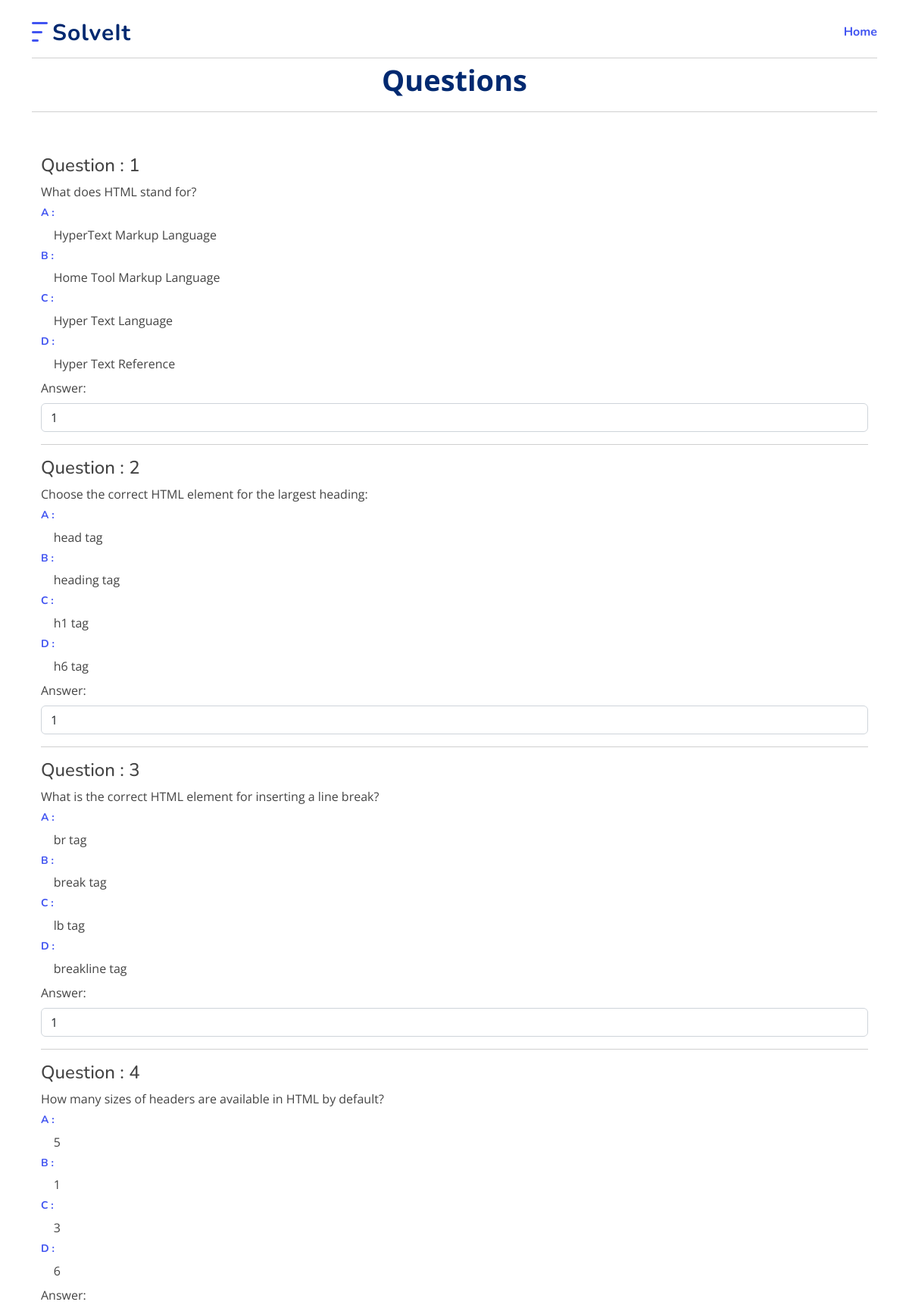
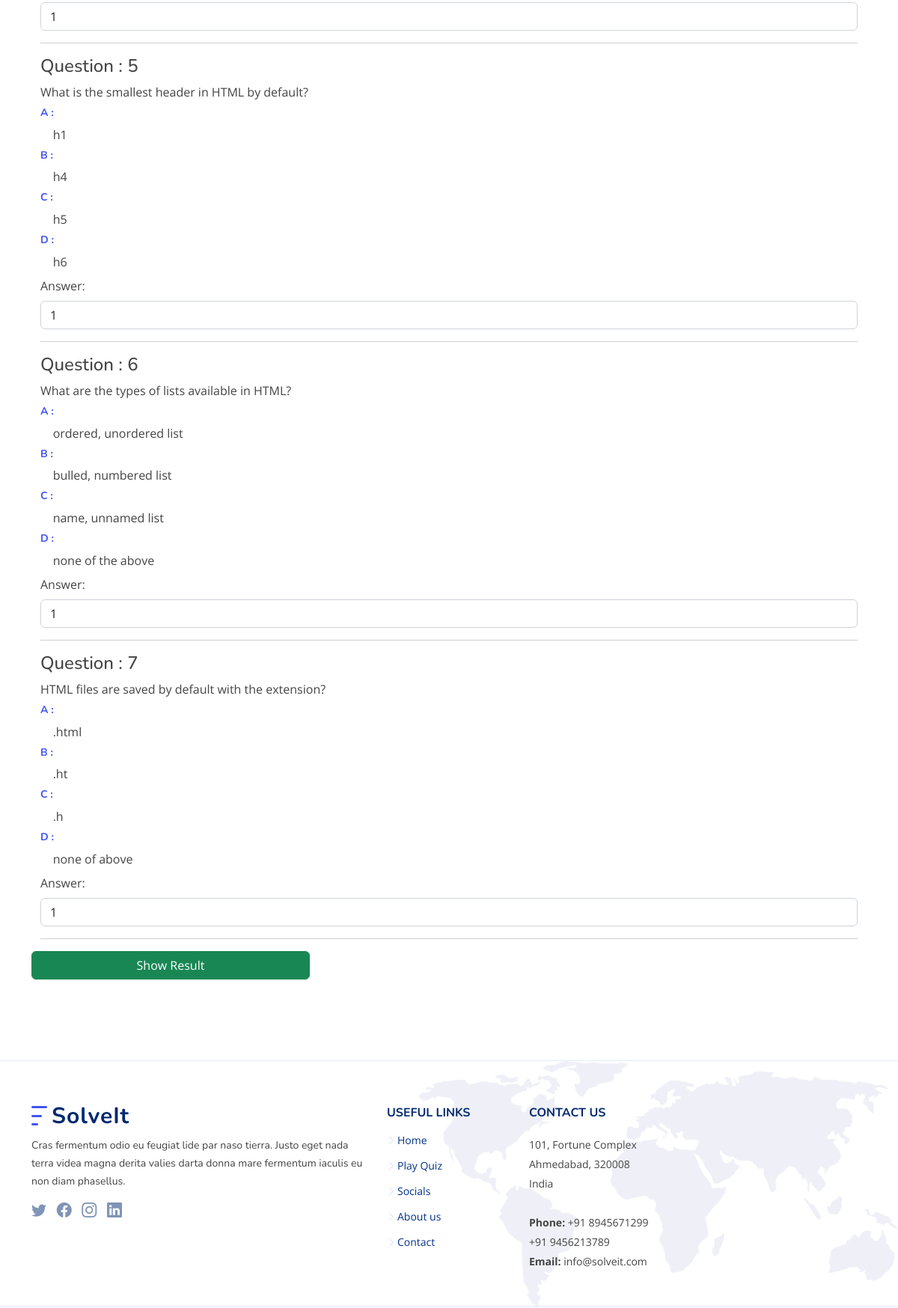
Screenshot of /show_question.php?id=45 (upper part) with the database file from the repository (2 pictures, top to bottom).
### tables this page shows
CREATE TABLE `questions` (
  `ques_id` int(11) NOT NULL,
  `question` varchar(255) NOT NULL,
  `quiz_id` int(11) NOT NULL,
  `option1` varchar(100) NOT NULL,
  `option2` varchar(100) NOT NULL,
  `option3` varchar(100) NOT NULL,
  `option4` varchar(100) NOT NULL,
  `answer` int(5) NOT NULL,
  `ans1` int(11) NOT NULL,
  `ans2` int(11) NOT NULL,
  `ans3` int(11) NOT NULL,
  `ans4` int(11) NOT NULL,
  `added_on` timestamp NOT NULL DEFAULT current_timestamp() ON UPDATE current_timestamp()
);

### show_question.php (the view, shortened to what this page needs)
<?php
include "./header2.inc.php";
$qid = $_GET['id'];
$que = "SELECT * FROM questions where quiz_id=$qid";
$run = mysqli_query($con, $que);
$count = 1;
?>
<main id="main">
    <section id="play_quiz" class="about">
        <div class="container" data-aos="fade-up">
            <header class="section-header">
                <hr style="background-color: red;">
                <p>Questions</p>
                <hr style="background-color: red;">
            </header>
            <?php
                while($result = mysqli_fetch_array($run)){
            ?>
                <div id="content">
                    <div class="container">
                        <form class="user" method="POST">
                            <div class="questions" id="ques">
                                <h4>Question : <?php echo $count++; ?></h4>
                                <div class="form-group">
                                    <label for="" class="form-label"><?php echo $result['question']; ?></label>
                                </div>
                                <div class="">
                                    <div class="form-group">
                                        <div for="" class="form-label"><span>
                                                <h3>A : </h3>
                                            </span>&nbsp;&nbsp;&nbsp;&nbsp;<?php echo $result['option1']; ?></div>
                                    </div>
                                    <div class="form-group ">
                                        <div for="" class="form-label"><span>
                                                <h3>B : </h3>
                                            </span>&nbsp;&nbsp;&nbsp;&nbsp;<?php echo $result['option2']; ?></div>
                                    </div>
                                    <div class="form-group">
                                        <div for="" class="form-label"><span>
                                                <h3>C : </h3>
                                            </span>&nbsp;&nbsp;&nbsp;&nbsp;<?php echo $result['option3']; ?></div>
                                    </div>
                                    <div class="form-group">
                                        <div for="" class="form-label"><span>
                                                <h3>D : </h3>
                                            </span>&nbsp;&nbsp;&nbsp;&nbsp;<?php echo $result['option4']; ?></div>
                                    </div>
                                    <div class="form-group col-12">
                                        <label for="" class="form-label">Answer:</label>
                                        <select name="uanswer" id="" class="form-control">
                                            <option value="<?php $result['ans1']; ?>">1</option>
                                        </select>
                                    </div>
                                </div>
                            </div>
                           <hr>
                        </div>
                    </div>
                    <?php
                }
                ?>
            <input type="submit" name="show_result" class="btn btn-success btn-user btn-block col-4" value="Show Result">
            <br><br><br>
        </div>
    </section>
</main>
<?php
include "./footer.inc.php";
?>

### header2.inc.php (shortened to what this page needs)
<!DOCTYPE html>
<html lang="en">
<head>
  <link href="assets/vendor/aos/aos.css" rel="stylesheet">
  <link href="assets/vendor/bootstrap/css/bootstrap.min.css" rel="stylesheet">
  <link href="assets/vendor/bootstrap-icons/bootstrap-icons.css" rel="stylesheet">
  <link href="assets/vendor/glightbox/css/glightbox.min.css" rel="stylesheet">
  <link href="assets/vendor/remixicon/remixicon.css" rel="stylesheet">
  <link href="assets/vendor/swiper/swiper-bundle.min.css" rel="stylesheet">
  <link href="assets/css/style.css" rel="stylesheet">
</head>
<body>
  <header id="header" class="header fixed-top">
    <div class="container-fluid container-xl d-flex align-items-center justify-content-between">
      <a href="index.php" class="logo d-flex align-items-center">
        <img src="assets/img/logo.png" alt="">
        <span>SolveIt</span>
      </a>
      <nav id="navbar" class="navbar">
        <ul>
          <li><a class="nav-link scrollto active" href="./index.php">Home</a></li>
        </ul>
      </nav>
    </div>
  </header>

### footer.inc.php (shortened to what this page needs)
<footer id="footer" class="footer">
<div class="footer-top">
  <div class="container">
    <div class="row gy-4">
      <div class="col-lg-5 col-md-12 footer-info">
        <a href="index.php" class="logo d-flex align-items-center">
          <img src="assets/img/logo.png" alt="">
          <span>SolveIt</span>
        </a>
        <p>Cras fermentum odio eu feugiat lide par naso tierra. Justo eget nada terra videa magna derita valies darta donna mare fermentum iaculis eu non diam phasellus.</p>
        <div class="social-links mt-3">
          <a href="#" class="twitter"><i class="bi bi-twitter"></i></a>
          <a href="#" class="facebook"><i class="bi bi-facebook"></i></a>
          <a href="#" class="instagram"><i class="bi bi-instagram"></i></a>
          <a href="#" class="linkedin"><i class="bi bi-linkedin"></i></a>
        </div>
      </div>
      <div class="col-lg-2 col-6 footer-links">
        <h4>Useful Links</h4>
        <ul>
          <li><i class="bi bi-chevron-right"></i> <a href="#">Home</a></li>
          <li><i class="bi bi-chevron-right"></i> <a href="#socials">Play Quiz</a></li>
          <li><i class="bi bi-chevron-right"></i> <a href="#socials">Socials</a></li>
          <li><i class="bi bi-chevron-right"></i> <a href="#about">About us</a></li>
          <li><i class="bi bi-chevron-right"></i> <a href="#contact">Contact</a></li>
        </ul>
      </div>
      <div class="col-lg-3 col-md-12 footer-contact text-center text-md-start">
        <h4>Contact Us</h4>
        <p>
        101, Fortune Complex<br>Ahmedabad, 320008<br>
            India <br><br>
          <strong>Phone:</strong> +91 8945671299<br>+91 9456213789<br>
          <strong>Email:</strong> info@solveit.com<br>
        </p>
      </div>
    </div>
  </div>
</div>
</footer>
</body>
</html>

### assets/css/style.css (style rules this page uses)
:root { scroll-behavior: smooth; }
body { font-family: "Open Sans", sans-serif; color: #444444; }
a { color: #4154f1; text-decoration: none; }
h1, h2, h3, h4, h5, h6 { font-family: "Nunito", sans-serif; }
section { padding: 60px 0; overflow: hidden; }
.section-header { text-align: center; padding-bottom: 40px; }
.section-header p { margin: 10px 0 0 0; padding: 0; font-size: 38px; line-height: 42px; font-weight: 700; color: #012970; }
.header { transition: all 0.5s; z-index: 997; padding: 20px 0; }
.header .logo { line-height: 0; }
.header .logo img { max-height: 40px; margin-right: 6px; }
.header .logo span { font-size: 30px; font-weight: 700; letter-spacing: 1px; color: #012970; font-family: "Nunito", sans-serif; margin-top: 3px; }
.navbar { padding: 0; }
.navbar ul { margin: 0; padding: 0; display: flex; list-style: none; align-items: center; }
.navbar li { position: relative; }
.navbar a, .navbar a:focus { display: flex; align-items: center; justify-content: space-between; padding: 10px 0 10px 30px; font-family: "Nunito", sans-serif; font-size: 16px; font-weight: 700; color: #013289; white-space: nowrap; transition: 0.3s; }
.navbar a:hover, .navbar .active, .navbar .active:focus, .navbar li:hover>a { color: #4154f1; }
.about h3 { font-size: 14px; font-weight: 700; color: #4154f1; text-transform: uppercase; }
.about p { margin: 15px 0 30px 0; line-height: 24px; }
.footer { background: #f6f9ff; padding: 0 0 30px 0; font-size: 14px; }
.footer .footer-top { background: white url(../img/footer-bg.png) no-repeat right top; background-size: contain; border-top: 1px solid #e1ecff; border-bottom: 1px solid #e1ecff; padding: 60px 0 30px 0; }
.footer .footer-top .footer-info { margin-bottom: 30px; }
.footer .footer-top .footer-info .logo { line-height: 0; margin-bottom: 15px; }
.footer .footer-top .footer-info .logo img { max-height: 40px; margin-right: 6px; }
.footer .footer-top .footer-info .logo span { font-size: 30px; font-weight: 700; letter-spacing: 1px; color: #012970; font-family: "Nunito", sans-serif; margin-top: 3px; }
.footer .footer-top .footer-info p { font-size: 14px; line-height: 24px; margin-bottom: 0; font-family: "Nunito", sans-serif; }
.footer .footer-top .social-links a { font-size: 20px; display: inline-block; color: rgba(1, 41, 112, 0.5); line-height: 0; margin-right: 10px; transition: 0.3s; }
.footer .footer-top h4 { font-size: 16px; font-weight: bold; color: #012970; text-transform: uppercase; position: relative; padding-bottom: 12px; }
.footer .footer-top .footer-links { margin-bottom: 30px; }
.footer .footer-top .footer-links ul { list-style: none; padding: 0; margin: 0; }
.footer .footer-top .footer-links ul i { padding-right: 2px; color: #d0d4fc; font-size: 12px; line-height: 0; }
.footer .footer-top .footer-links ul li { padding: 10px 0; display: flex; align-items: center; }
.footer .footer-top .footer-links ul li:first-child { padding-top: 0; }
.footer .footer-top .footer-links ul a { color: #013289; transition: 0.3s; display: inline-block; line-height: 1; }
.footer .footer-top .footer-contact p { line-height: 26px; }

### rows the page displays
questions: question "What does HTML stand for?", option1 "HyperText Markup Language", option2 "Home Tool Markup Language", option3 "Hyper Text Language", option4 "Hyper Text Reference"
questions: question "Choose the correct HTML element for the largest heading:", option1 "head tag", option2 "heading tag", option3 "h1 tag", option4 "h6 tag"
questions: question "What is the correct HTML element for inserting a line break?", option1 "br tag", option2 "break tag", option3 "lb tag", option4 "breakline tag"
questions: question "How many sizes of headers are available in HTML by default?", option1 "5", option2 "1", option3 "3", option4 "6"
questions: question "What is the smallest header in HTML by default?", option1 "h1", option2 "h4", option3 "h5", option4 "h6"
questions: question "What are the types of lists available in HTML?", option1 "ordered, unordered list", option2 "bulled, numbered list", option3 "name, unnamed list", option4 "none of the above"
questions: question "HTML files are saved by default with the extension?", option1 ".html", option2 ".ht", option3 ".h", option4 "none of above"
